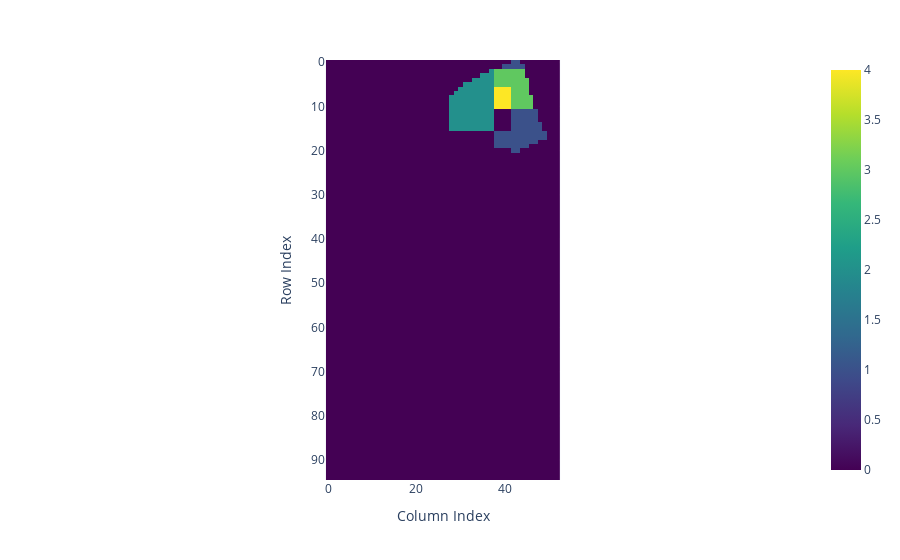

Notebook code for this chart:
### Markdown cell above
Change in Economic Activity

### Code cell
if menu['raster_processing']:  
    linfit_path = os.path.join(output_folder, city + '_linfit.tif')
    with rasterio.open(linfit_path) as src:
        linfit_data = src.read(1)
        linfit_data[linfit_data == -9999] = np.nan
        linfit_data = np.nan_to_num(linfit_data, nan=0) 
        transform = src.transform
    linfit_cluster_labels = create_raster_clusters(linfit_data, n_clusters=5)
    plot_cluster_labels_plotly(linfit_cluster_labels)
    if cluster_labels is not None:
        print("Cluster labels shape:", linfit_cluster_labels.shape)
        linfit_cluster_gdf = get_cluster_boundaries(linfit_cluster_labels, transform)
        linfit_cluster = describe_cluster_location(linfit_cluster_gdf, aoi_file)
        linfit_cluster
    find_highest_lowest_pixel_value(linfit_data)

### Figure 1 — Plotly figure (JSON) as saved in the notebook; plotly's stock layout.template omitted (floating-point values rounded to 4 significant figures; data arrays with more than 128 entries replaced by an {"elided": "..."} marker saying what was removed)
{"data": [{"coloraxis": "coloraxis", "hovertemplate": "x: %{x}<br>y: %{y}<br>color: %{z}<extra></extra>", "name": "0", "type": "heatmap", "xaxis": "x", "yaxis": "y", "z": {"elided": "95x53 int values"}}], "layout": {"coloraxis": {"colorscale": [[0, "#440154"], [0.1111, "#482878"], [0.2222, "#3e4989"], [0.3333, "#31688e"], [0.4444, "#26828e"], [0.5556, "#1f9e89"], [0.6667, "#35b779"], [0.7778, "#6ece58"], [0.8889, "#b5de2b"], [1, "#fde725"]]}, "margin": {"t": 60}, "xaxis": {"anchor": "y", "constrain": "domain", "domain": [0, 1], "scaleanchor": "y", "title": {"text": "Column Index"}}, "yaxis": {"anchor": "x", "autorange": "reversed", "constrain": "domain", "domain": [0, 1], "title": {"text": "Row Index"}}}}
